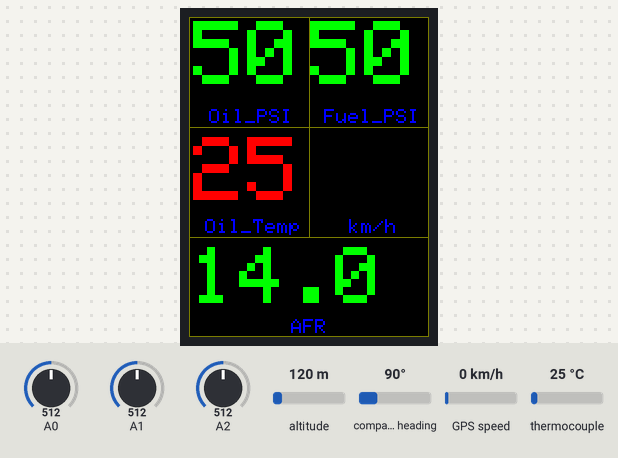
A sketch run on a simulated Arduino Uno, built with avr-gcc and run on an emulated ATmega328P. Parts: 240×320 colour display. The test bench sets the inputs (shaded band); at power-on: GPS speed 0 km/h, thermocouple 25 °C, A0 = 512, A1 = 512, A2 = 512, altitude 120 m, compass heading 90°. Storage starts empty; the GPS gets a fix after 3 s at 37.7749, -122.4194 with 8 satellites.

Above: at 6.5 s.
6.6 s: GPS speed set to 2 km/h
At 8.4 s:
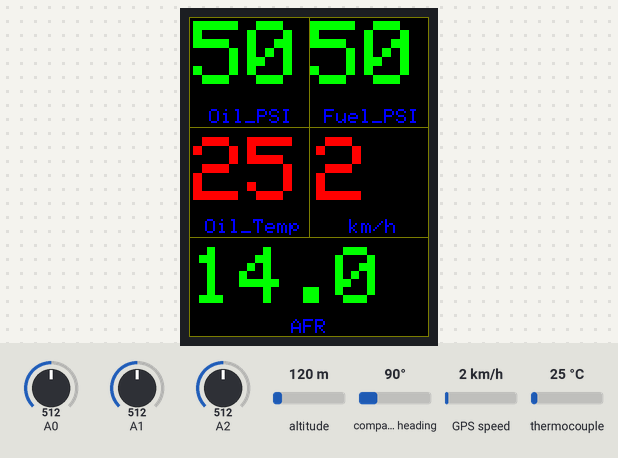
9.0 s: thermocouple set to 6 °C
At 10.0 s:
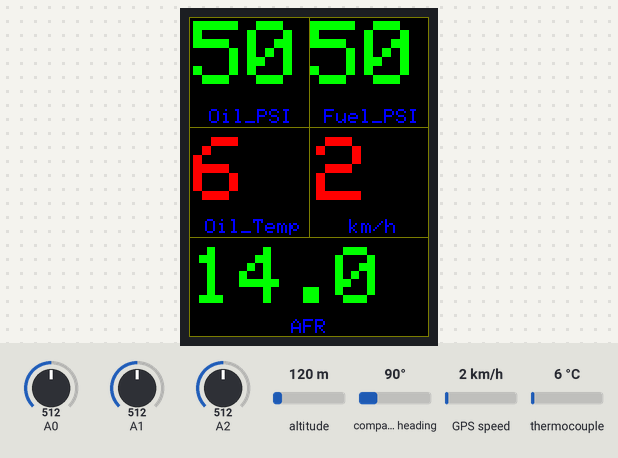
10.5 s: A0 set to 716
At 11.7 s:
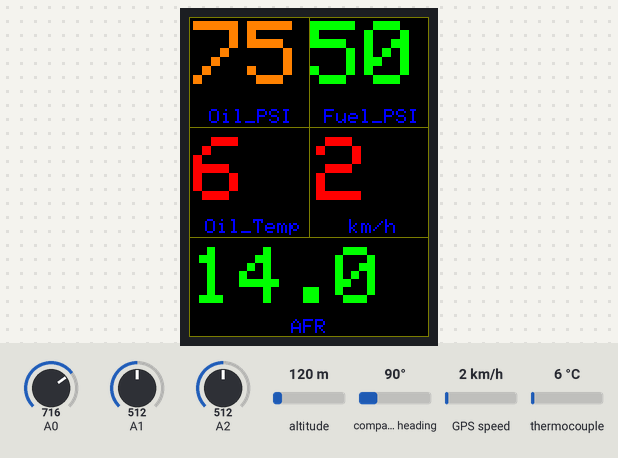
12.0 s: A1 set to 716
At 13.2 s:
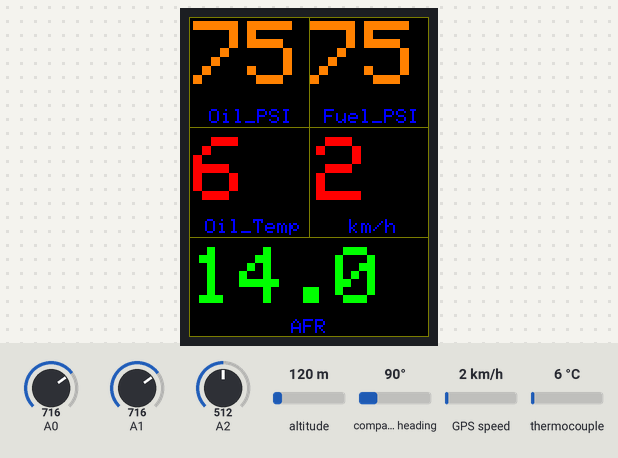
13.5 s: A2 set to 716
At 14.8 s:
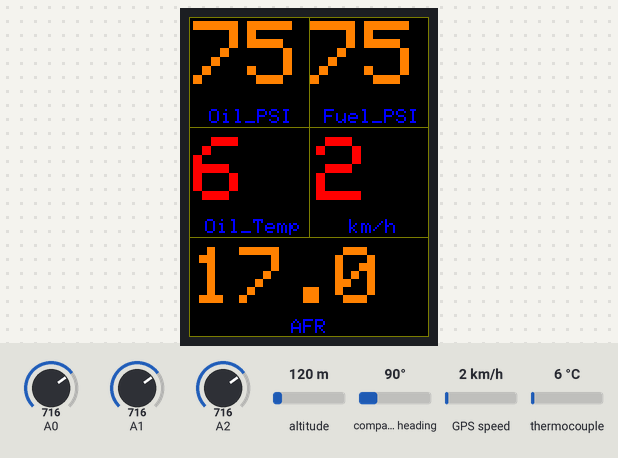
15.1 s: GPS speed set to 30 km/h
At 17.0 s:
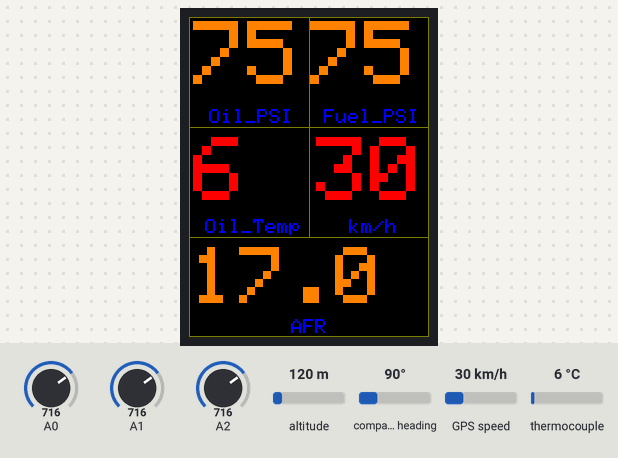
Timing chart, 0 to 18.0 s (numbered marks = the images above; inputs shaded):
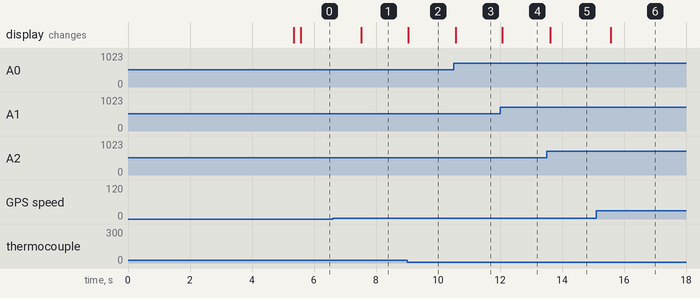

Measured:
- after the input at 6.6 s, the display: changes after 0.93 s (image 1)
- after the input at 9.0 s, the display: changes at once (image 2)
- after the input at 10.5 s, the display: changes after 0.06 s (image 3)
- after the input at 12.0 s, the display: changes after 0.07 s (image 4)
- after the input at 13.5 s, the display: changes after 0.12 s (image 5)
- after the input at 15.1 s, the display: changes after 0.47 s (image 6)

The sketch:

asensordisplay.ino
```cpp
#include <Adafruit_ST7789.h> // Hardware-specific library for ST7789
#include <SD.h>
#include "max6675.h"
#include <SoftwareSerial.h>
#include <TinyGPSPlus.h>
//#include <Fonts/Org_01.h>

#define thermoDO  4
#define thermoCS  5
#define thermoCLK 6
#define TFT_CS    7
#define TFT_RST   8
#define TFT_SD    9
#define TFT_DC    10

Adafruit_ST7789 screen = Adafruit_ST7789(TFT_CS, TFT_DC, TFT_RST);
SoftwareSerial gpsSerial(2,3);
MAX6675 thermocouple(thermoCLK, thermoCS, thermoDO);
TinyGPSPlus gps;

float sValPrev[5];


void setup() {
  Serial.begin(115200);

  gpsSerial.begin(9600);

  screen.init(240, 320);
  screen.fillScreen(ST77XX_BLACK);
  screen.setTextSize(2);
//  screen.setRotation(0);
  screen.setTextColor(ST77XX_BLUE);
  if (!SD.begin(TFT_SD)) {
    screen.println(F("!SD init failed!"));
    screen.println(F("!No datalogging!"));
  }
  File dataFile = SD.open("datalog.csv", FILE_WRITE);
  if (dataFile) {
    dataFile.println(F("Date,Time,Speed_kmph,Oil_PSI,Fuel_PSI,AFR,Oil_Temp_C"));
    dataFile.close();
  } else {
    screen.println(F("!SD write failed!"));
    screen.println(F("!No datalogging!"));
  }
  delay(5000);
  screen.fillScreen(ST77XX_BLACK);
  screen.drawRect(0,0,240,320,0x7BE0);
  screen.drawFastHLine(0, 110, 240, 0x7BE0);
  screen.drawFastHLine(0, 220, 240, 0x7BE0);
  screen.drawFastVLine(120, 0, 220, 0x7BE0);
  screen.setCursor(20, 92);   screen.print(F("Oil_PSI"));
  screen.setCursor(135, 92);  screen.print(F("Fuel_PSI"));
  screen.setCursor(16, 202);  screen.print(F("Oil_Temp"));
  screen.setCursor(160, 202); screen.print(F("km/h"));
  screen.setCursor(102, 302); screen.print(F("AFR"));
}


// function inputs: x pos, y pos, previous sensor value, current sensor value, low value, high value, number of decimal places for output, text size)
void printValue(int x, int y, float pvalue, float value, int low, int high, int dp, int ts) {
  screen.setTextColor(ST77XX_BLACK);
  // font uses too much program space
//  screen.setFont(&Org_01);
  screen.setTextSize(ts);
  screen.setCursor(x, y);
  // only update display if previous value and current value are different.
  // Need to fix updates that occur due to decimal places.
  if (pvalue != value) {
    screen.print(pvalue, dp);
    if (value < low) {
      screen.setTextColor(ST77XX_RED);
    } else if ((value > low) and (value < high)) {
      screen.setTextColor(ST77XX_GREEN);
    } else {
      screen.setTextColor(ST77XX_ORANGE);
    }
    screen.setCursor(x, y);
    screen.print(value, dp);
  }
}


static void smartDelay(unsigned long ms) {
  unsigned long start = millis();
  do {
    while (gpsSerial.available())
      gps.encode(gpsSerial.read());
  } while (millis() - start < ms);
}


void loop() {
  float sVal[7];

  smartDelay(200);

  if (millis() > 5000 && gps.charsProcessed() < 10)
    Serial.println(F("No GPS data received: check wiring"));

  File dataFile = SD.open("datalog.csv", FILE_WRITE);
  if (dataFile) {
    if (gps.date.isValid()) {
      if (gps.date.isUpdated()) {
        dataFile.print(gps.date.year()); dataFile.print(F("/"));
        if (gps.date.month() < 10) dataFile.print(F("0"));
        dataFile.print(gps.date.month()); dataFile.print(F("/"));
        if (gps.date.day() < 10) dataFile.print(F("0"));
        dataFile.print(gps.date.day());
      } else {
        dataFile.print(F("!Updated"));
      }
    } else {
      dataFile.print(F("INVALID"));
    }

    dataFile.print(F(","));

    if (gps.time.isValid()) {
      if (gps.time.isUpdated()) {
        if (gps.time.hour() < 10) dataFile.print(F("0"));
         dataFile.print(gps.time.hour()); dataFile.print(F(":"));
        if (gps.time.minute() < 10) dataFile.print(F("0"));
         dataFile.print(gps.time.minute()); dataFile.print(F(":"));
        if (gps.time.second() < 10) dataFile.print(F("0"));
         dataFile.print(gps.time.second()); dataFile.print(F("."));
        if (gps.time.centisecond() < 10) dataFile.print(F("0"));
         dataFile.print(gps.time.centisecond());
      } else {
        dataFile.print(F("!Updated"));
      }
    } else {
      dataFile.print(F("INVALID"));
    }
    dataFile.print(F(","));
  }

  // Set speed
  if (gps.speed.isValid()) {
    sVal[4] = (gps.speed.kmph());
  } else {
    sVal[4] = 199;
  }

  // Read Oil Pressure
  int sensor = analogRead(A0);
  float svolts = (sensor*5.0)/1023.0;
  sVal[0] = (svolts - 0.5) * 25.0;

  // Read Fuel Pressure
  sensor = analogRead(A1);
  svolts = (sensor*5.0)/1023.0;
  sVal[1] = (svolts - 0.5) * 25.0;

  // Read AFR
  sensor = analogRead(A2);
  svolts = (sensor*5.0)/1023.0;
  sVal[2] = map(sensor, 0, 1023, 7, 22);

  // Read Oil Temp
  sVal[3] = thermocouple.readCelsius();

  // display oil pressure
  printValue(4, 4, sValPrev[0], sVal[0], 20, 60, 0, 9);
  sValPrev[0] = sVal[0];

  // display fuel pressure
  printValue(121, 4, sValPrev[1], sVal[1], 20, 60, 0, 9);
  sValPrev[1] = sVal[1];

  // display AFR
  printValue(2, 230, sValPrev[2], sVal[2], 10, 16, 1, 8);
  sValPrev[2] = sVal[2];

  // display oil temperature
  printValue(4, 120, sValPrev[3], sVal[3], 80, 120, 0, 9);
  sValPrev[3] = sVal[3];


//  if (sVal[4] > 99 && sValPrev[4] > 99) {
  if (sVal[4] > 99) {
    printValue(127, 120, sValPrev[4], sVal[4], 41, 110, 0, 6);
  } else {
    printValue(127, 120, sValPrev[4], sVal[4], 41, 110, 0, 9);
  }
  sValPrev[4] = sVal[4];

//  File dataFile = SD.open("datalog.csv", FILE_WRITE);
  if (dataFile) {
    for (int i = 0; i <= 4; i++) {
      dataFile.print(sVal[i]);
//      Serial.print(sVal[i]);
      if (i < 4) {
//        Serial.print(F(","));
        dataFile.print(",");
       }
    }
    dataFile.close();
//    Serial.println(F(""));
  } else {
    Serial.println(F("error opening datalog.csv"));
  }
}
```
